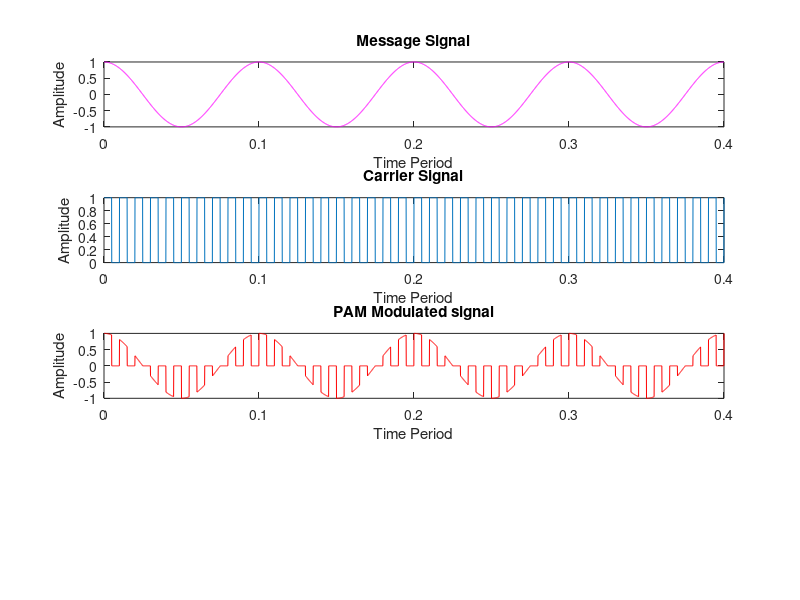

The MATLAB script that drew this image:
clc;
clear all;
close all;
fc= 100
fm= fc/10
fs= 100*fc
t=0:1/fs:4/fm;
Msg_sgl= cos(2*pi*fm*t);
Carr_sgl= 0.5*square(2*pi*fc*t)+0.5
Mod_sgl= Msg_sgl.*Carr_sgl;
tt= [];
for i=1:length(Mod_sgl);
    if Mod_sgl(i)==0;
        tt=[tt,Mod_sgl(i)];
    else
        tt=[tt,Mod_sgl(i)+2];
    end
end
figure(1)
subplot(4,1,1);
plot(t,Msg_sgl,'m');
title('Message Signal');
xlabel('Time Period');
ylabel('Amplitude');

subplot(4,1,2);
plot(t,Carr_sgl);
title('Carrier Signal')
xlabel('Time Period');
ylabel('Amplitude');

subplot(4,1,3);
plot(t,Mod_sgl,'r');
title('PAM Modulated signal')
xlabel('Time Period');
ylabel('Amplitude');
